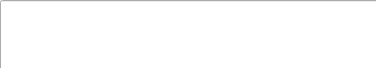
<?xml version="1.0" encoding="UTF-8"?>
<ui version="4.0">
 <class>Form</class>
 <widget class="QWidget" name="Form">
  <property name="geometry">
   <rect>
    <x>0</x>
    <y>0</y>
    <width>376</width>
    <height>68</height>
   </rect>
  </property>
  <property name="minimumSize">
   <size>
    <width>376</width>
    <height>68</height>
   </size>
  </property>
  <property name="maximumSize">
   <size>
    <width>376</width>
    <height>68</height>
   </size>
  </property>
  <property name="windowTitle">
   <string>Form</string>
  </property>
  <widget class="QLineEdit" name="lineEdit">
   <property name="geometry">
    <rect>
     <x>0</x>
     <y>0</y>
     <width>381</width>
     <height>71</height>
    </rect>
   </property>
   <property name="minimumSize">
    <size>
     <width>381</width>
     <height>71</height>
    </size>
   </property>
   <property name="maximumSize">
    <size>
     <width>381</width>
     <height>71</height>
    </size>
   </property>
   <property name="font">
    <font>
     <pointsize>20</pointsize>
    </font>
   </property>
  </widget>
 </widget>
 <resources/>
 <connections/>
</ui>
